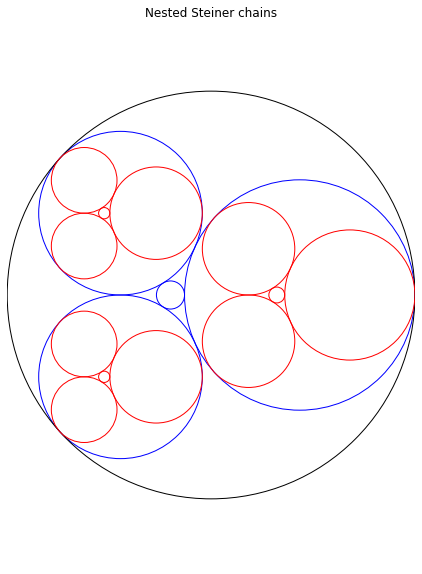

Source code (Python):
# -*- coding: utf-8 -*-
import matplotlib.pyplot as plt
import planegeometry.geometry as g


c0 = g.Circle((3,0), 3) # exterior circle
circles = g.SteinerChain(c0, 3, -0.5, 1)["circles"]
# Steiner chain for each circle, except the small one (it is too small)
chains = [g.SteinerChain(c, 3, -0.4, 0.5)["circles"] for c in circles[:3]]
# draw the big Steiner chain
figure, axes = plt.subplots(figsize=(10, 10))
axes.set_aspect(1)
def draw_circle(C, color):
    axes.add_artist(plt.Circle(C.center, C.radius, fill=False, color=color))
[draw_circle(circ, "blue") for circ in circles]
draw_circle(c0, "black")
# draw the nested Steiner chain
[[draw_circle(c, "red") for c in chain] for chain in chains]
plt.title("Nested Steiner chains")
plt.xlim(0, 6)
plt.ylim(-4, 4)
plt.axis("off")
plt.show()
